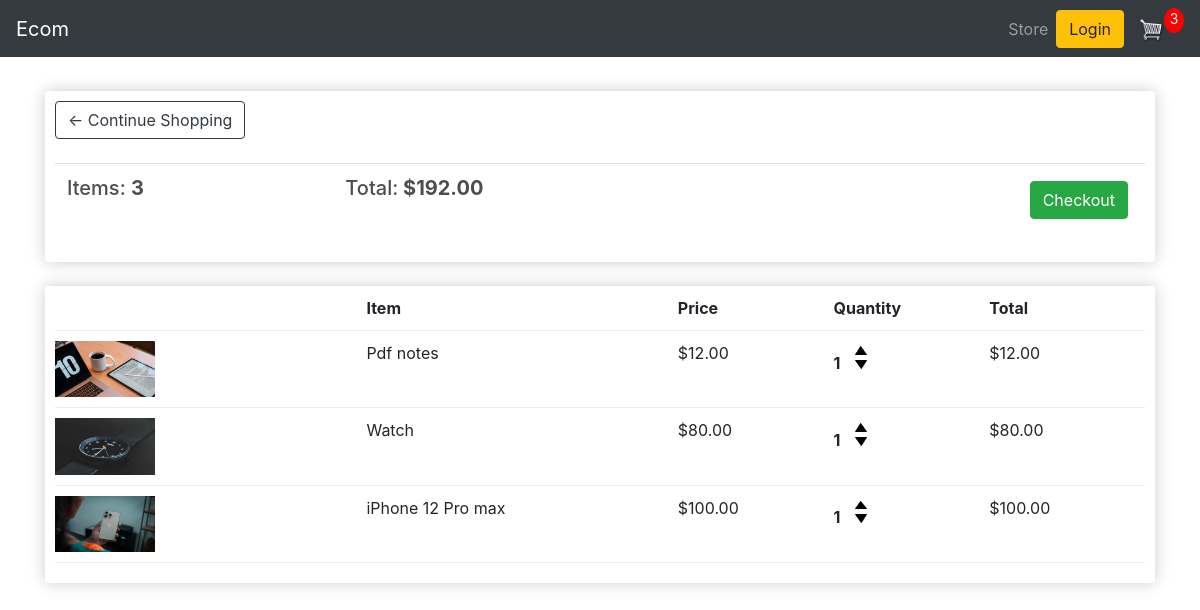
The page /cart/ (signed in) on the database as committed earlier.
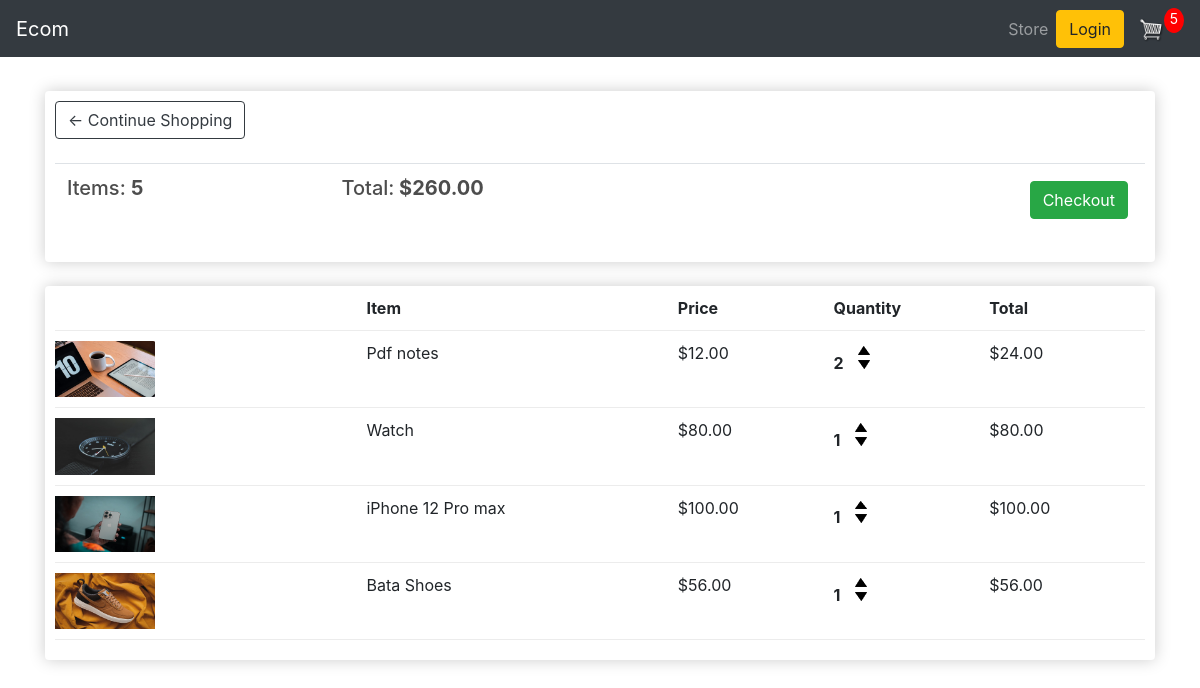
The same page on the database as committed later.
### store/models.py (models this page shows, shortened)
class Order(models.Model):
    customer = models.ForeignKey(Customer,on_delete=models.SET_NULL,null=True,blank=True)
    date_ordered = models.DateTimeField(auto_now_add=True)
    complete = models.BooleanField(default=False,null=True,blank=True)
    transaction_id = models.CharField(max_length=200,null=True)
    @property
    def get_cart_total(self):
        orderitems = self.orderitem_set.all()
        total = sum([item.get_total for item in orderitems])
        return total
    @property
    def get_cart_item(self):
        orderitems = self.orderitem_set.all()
        total = sum([item.quantity for item in orderitems])
        return total

class OrderItem(models.Model):
    product = models.ForeignKey(Product,on_delete=models.SET_NULL,null=True,blank=True)
    order = models.ForeignKey(Order,on_delete=models.SET_NULL,null=True,blank=True)
    quantity = models.IntegerField(default=0,null=True,blank=True)
    date_added = models.DateTimeField(auto_now_add=True)
    @property
    def get_total(self):
        total = self.product.price * self.quantity
        return total

class Product(models.Model):
    name = models.CharField(max_length=200,null=True)
    price = models.DecimalField(max_digits=7, decimal_places=2)
    digital = models.BooleanField(default=False,null=True,blank=True)
    image = models.ImageField(null=True,blank=True)
    @property
    def imageURL(self):
        try:
            url = self.image.url
        except:
            url = ''
        return url

### store/views.py (the view)
# urls.py: path('cart/', views.cart, name='cart'),
def cart(request):
    data = cartData(request)
    items = data['items']
    order = data['order']
    cartItems = data['cartItems']
    context = {'items': items, 'order': order, 'cartItems': cartItems}
    return render(request, 'store/cart.html', context)

### store/utils.py (called while the page is built)
def cartData(request):
    if request.user.is_authenticated:
        customer = request.user.customer
        order, created = Order.objects.get_or_create(customer=customer, complete=False)
        items = order.orderitem_set.all()
        cartItems = order.get_cart_item
    else:
        cookieData = cookieCart(request)
        items = cookieData['items']
        order = cookieData['order']
        cartItems = cookieData['cartItems']
    return {'cartItems': cartItems, 'order': order, 'items': items}

### store/templates/store/cart.html
{% extends "store/main.html" %}
{% load static %}
{% block content %}
<div class="row">
    <div class="col-lg-12">
        <div class="box-element">
            <a class="btn btn-outline-dark" href="{% url 'store' %}">&#x2190; Continue Shopping</a>
            <br>
            <br>
            <table class="table">
                <tr>
                    <th>
                        <h5>Items: <strong>{{order.get_cart_item}}</strong></h5>
                    </th>
                    <th>
                        <h5>Total:<strong> ${{order.get_cart_total}}</strong></h5>
                    </th>
                    <th>
                        <a style="float:right; margin:5px;" class="btn btn-success"
                            href="{% url 'checkout' %}">Checkout</a>
                    </th>
                </tr>
            </table>
        </div>
        <br>
        <div class="box-element">
            <div class="cart-row">
                <div style="flex:2"></div>
                <div style="flex:2"><strong>Item</strong></div>
                <div style="flex:1"><strong>Price</strong></div>
                <div style="flex:1"><strong>Quantity</strong></div>
                <div style="flex:1"><strong>Total</strong></div>
            </div>
            {% for item in items %}
            <div class="cart-row">
                <div style="flex:2"><img class="row-image" src="{{item.product.imageURL}}"></div>
                <div style="flex:2">
                    <p>{{item.product.name}}</p>
                </div>
                <div style="flex:1">
                    <p>${{item.product.price|floatformat:2}}</p>
                </div>
                <div style="flex:1">
                    <p class="quantity">{{item.quantity}}</p>
                    <div class="quantity">
                        <img data-product="{{item.product.id}}" data-action="add" class="chg-quantity update-cart"
                            src="{% static  'images/arrow-up.png' %}">
                        <img data-product="{{item.product.id}}" data-action="remove" class="chg-quantity update-cart"
                            src="{% static  'images/arrow-down.png' %}">
                    </div>
                </div>
                <div style="flex:1">
                    <p>${{item.get_total}}</p>
                </div>
            </div>
            {% endfor %}
        </div>
    </div>
</div>
{% endblock content %}

### store/templates/store/main.html (shortened to what this page needs)
<!DOCTYPE html>
{% load static %}
<html lang="en">
<head>
    <link rel="stylesheet" href="{% static 'css/main.css' %}">
    <link rel="stylesheet" href="https://stackpath.bootstrapcdn.com/bootstrap/4.4.1/css/bootstrap.min.css"
>
</head>
<body>
    <nav class="navbar navbar-expand-lg navbar-dark bg-dark">
        <a class="navbar-brand" href="{% url 'store' %}">Ecom</a>
        <div class="collapse navbar-collapse" id="navbarNav">
            <ul class="navbar-nav ml-auto">
                <li class="nav-item">
                    <a class="nav-link" href="{% url 'store' %}">Store</a>
                </li>
            </ul>
            <div class="form-inline my-2 my-lg-0">
                <a href="#" class="btn btn-warning">Login</a>
                <a href="{% url 'cart' %}">
                    <img id="cart-icon" src="{% static 'images/cart.png' %}">
                </a>
                <p id="cart-total">{{cartItems}}</p>
            </div>
        </div>
    </nav>
    <div class="container">
        <br>
        {% block content %}
        {% endblock content %}
    </div>
</body>
</html>

### static/css/main.css (style rules this page uses)
body { background-color: hsl(0, 0%, 98%); }
h1,h2,h3,h4,h5,h6 { color:hsl(0, 0%, 30%); }
.box-element { box-shadow:hsl(0, 0%, 80%) 0 0 16px; background-color: #fff; border-radius: 4px; padding: 10px; }
.bg-dark { background-color: #4f868c!important; }
#cart-icon { width:25px; display: inline-block; margin-left: 15px; }
#cart-total { display: block; text-align: center; color:#fff; background-color: red; width: 20px; height: 25px; border-radius: 50%; font-size: 14px; }
.col-lg-4, .col-lg-6, .col-lg-8, .col-lg-12 { margin-top: 10px; }
.btn { border-radius: 0; }
.row-image { width: 100px; }
.cart-row { display: flex; align-items: flex-stretch; padding-bottom: 10px; margin-bottom: 10px; border-bottom: 1px solid #ececec; }
.quantity { display: inline-block; font-weight: 700; padding-right:10px; }
.chg-quantity { width: 12px; cursor: pointer; display: block; margin-top: 5px; transition:.1s; }

Rows that differ between the two databases and show on the page:
changed through a linked row, Order: get_cart_item "3" → "5"; get_cart_total "192.00" → "260.00"
changed OrderItem "Pdf notes": quantity "1" → "2"; get_total "12.00" → "24.00"
added OrderItem: product.imageURL (picture), product.name "Bata Shoes", product.price "56.00", quantity "1", get_total "56.00"
Other text that changed with them:
{{ cartItems }}: "3" → "5"
